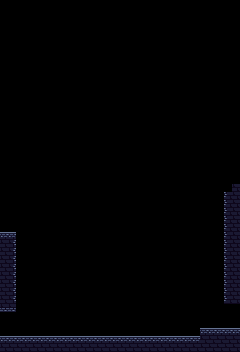

Rendered tile map (Tiled .tmx) drawn with the repository's tilesets; below, a short description and the map source with its tile grids summarised:
An orthogonal 30x44 tile map with 8x8 px tiles, 3 tile layers (Background_2, Background_1, Collision) and 1 object (PlayerSpawn).

<map version="1.10" tiledversion="1.10.1" orientation="orthogonal" renderorder="right-down" width="30" height="44" tilewidth="8" tileheight="8" infinite="0" nextlayerid="9" nextobjectid="7">
 <tileset firstgid="1" source="../tower-tileset.tsx" />
 <layer id="5" name="Background_2" width="30" height="44">
  <data>[1320 cells, 0 non-empty, 0 distinct tile ids]</data>
 </layer>
 <layer id="2" name="Background_1" width="30" height="44">
  <data>[1320 cells, 0 non-empty, 0 distinct tile ids]</data>
 </layer>
 <objectgroup id="7" name="Spawns">
  <object id="2" name="PlayerSpawn" x="7.69694" y="327.349">
   <point />
  </object>
 </objectgroup>
 <layer id="1" name="Collision" width="30" height="44">
  <data>[1320 cells, 114 non-empty, 5 distinct tile ids]</data>
 </layer>
</map>
